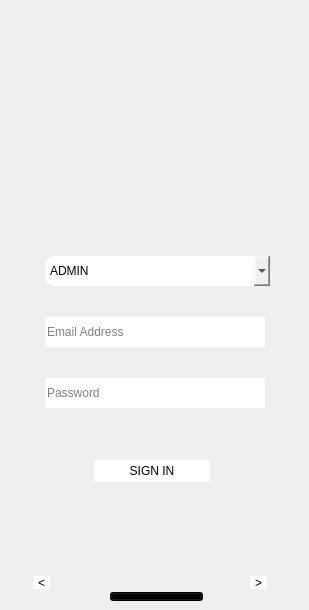
    <widget class="QWidget" name="page_3">
     <widget class="QLabel" name="label_3">
      <property name="geometry">
       <rect>
        <x>0</x>
        <y>0</y>
        <width>300</width>
        <height>600</height>
       </rect>
      </property>
      <property name="text">
       <string/>
      </property>
      <property name="pixmap">
       <pixmap resource="resource.qrc">:/Image2/3.png</pixmap>
      </property>
      <property name="scaledContents">
       <bool>true</bool>
      </property>
     </widget>
     <widget class="QComboBox" name="select_member_comboBox_2">
      <property name="geometry">
       <rect>
        <x>45</x>
        <y>256</y>
        <width>225</width>
        <height>30</height>
       </rect>
      </property>
      <property name="styleSheet">
       <string notr="true">border-radius: 10px;
font-family: 'Poppins';
</string>
      </property>
      <item>
       <property name="text">
        <string>ADMIN</string>
       </property>
      </item>
      <item>
       <property name="text">
        <string>RIDER</string>
       </property>
      </item>
      <item>
       <property name="text">
        <string>USER</string>
       </property>
      </item>
     </widget>
     <widget class="QLineEdit" name="email_input">
      <property name="geometry">
       <rect>
        <x>45</x>
        <y>317</y>
        <width>220</width>
        <height>30</height>
       </rect>
      </property>
      <property name="styleSheet">
       <string notr="true">font-family: 'Poppins';
border:none;</string>
      </property>
      <property name="readOnly">
       <bool>false</bool>
      </property>
      <property name="placeholderText">
       <string>Email Address</string>
      </property>
     </widget>
     <widget class="QLineEdit" name="password_input">
      <property name="geometry">
       <rect>
        <x>45</x>
        <y>378</y>
        <width>220</width>
        <height>30</height>
       </rect>
      </property>
      <property name="styleSheet">
       <string notr="true">font-family: 'Poppins';
border:none;</string>
      </property>
      <property name="readOnly">
       <bool>false</bool>
      </property>
      <property name="placeholderText">
       <string>Password</string>
      </property>
     </widget>
     <widget class="QPushButton" name="Log_in_btn">
      <property name="geometry">
       <rect>
        <x>94</x>
        <y>460</y>
        <width>116</width>
        <height>22</height>
       </rect>
      </property>
      <property name="styleSheet">
       <string notr="true">font-family: 'Poppins';
background-color: rgb(255, 255, 255);
color: rgb(0, 0, 0);
border:none;</string>
      </property>
      <property name="text">
       <string>SIGN IN</string>
      </property>
     </widget>
     <widget class="QPushButton" name="pushButton_5">
      <property name="geometry">
       <rect>
        <x>33</x>
        <y>576</y>
        <width>17</width>
        <height>13</height>
       </rect>
      </property>
      <property name="styleSheet">
       <string notr="true">background-color: rgb(255, 255, 255);
font: 10pt &quot;Segoe UI&quot;;
border:none;</string>
      </property>
      <property name="text">
       <string>&lt;</string>
      </property>
     </widget>
     <widget class="QPushButton" name="pushButton_6">
      <property name="geometry">
       <rect>
        <x>250</x>
        <y>576</y>
        <width>17</width>
        <height>13</height>
       </rect>
      </property>
      <property name="styleSheet">
       <string notr="true">background-color: rgb(255, 255, 255);
font: 10pt &quot;Segoe UI&quot;;
border:none;</string>
      </property>
      <property name="text">
       <string>&gt;</string>
      </property>
     </widget>
     <widget class="QPushButton" name="Home_btn_3">
      <property name="geometry">
       <rect>
        <x>110</x>
        <y>592</y>
        <width>93</width>
        <height>9</height>
       </rect>
      </property>
      <property name="styleSheet">
       <string notr="true">background-color: rgb(0, 0, 0);</string>
      </property>
      <property name="text">
       <string/>
      </property>
     </widget>
    </widget>
